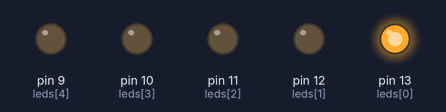
This sketch was run on a simulated Arduino Uno, built with avr-gcc and run on an emulated ATmega328P. Parts: output pins drawn as LEDs (lit = HIGH).

Above: at 0.06 s.
At 0.54 s:
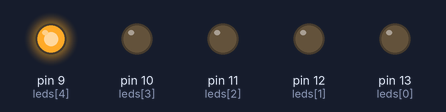
At 0.78 s:
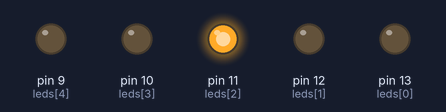
At 1.38 s:
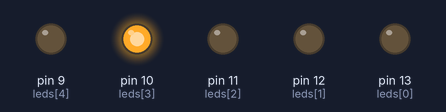
At 2.82 s:
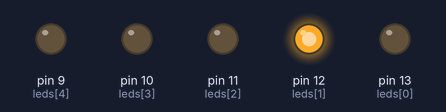
Timing chart, 0 to 3.1 s (numbered marks = the images above):
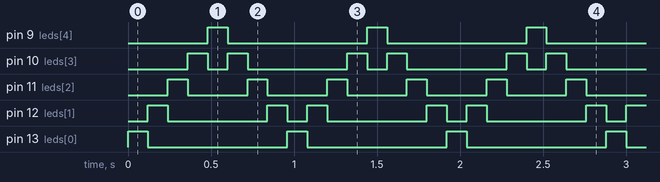

The sketch:

08_efeito_vai_e_volta.ino
```cpp
// Vídeo 8/10 — Efeito de luz sequencial com cinco LEDs

const int QUANTIDADE_LEDS = 5;
const int leds[QUANTIDADE_LEDS] = {13, 12, 11, 10, 9};
const int TEMPO_PASSO = 120;

void acenderPorUmInstante(int indice) {
  digitalWrite(leds[indice], HIGH);
  delay(TEMPO_PASSO);
  digitalWrite(leds[indice], LOW);
}

void setup() {
  for (int i = 0; i < QUANTIDADE_LEDS; i++) {
    pinMode(leds[i], OUTPUT);
    digitalWrite(leds[i], LOW);
  }
}

void loop() {
  // Vai da esquerda para a direita.
  for (int i = 0; i < QUANTIDADE_LEDS; i++) {
    acenderPorUmInstante(i);
  }

  // Volta sem repetir imediatamente os LEDs das pontas.
  for (int i = QUANTIDADE_LEDS - 2; i > 0; i--) {
    acenderPorUmInstante(i);
  }
}
```

Measured:
- by itself, pin 9 (leds[4]), pin 13 (leds[0]): alternates HIGH for 0.12 s and LOW for 0.84 s
- by itself, pin 10 (leds[3]): repeats every 0.96 s: LOW 0.12 s, HIGH 0.12 s, LOW 0.60 s, HIGH 0.12 s
- by itself, pin 11 (leds[2]): alternates HIGH for 0.12 s and LOW for 0.36 s
- by itself, pin 12 (leds[1]): repeats every 0.96 s: LOW 0.60 s, HIGH 0.12 s, LOW 0.12 s, HIGH 0.12 s
